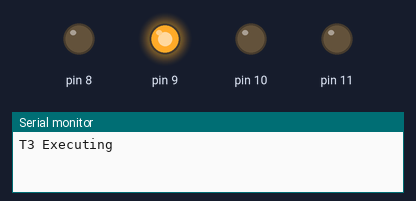
Simulated run of this sketch. Board: Arduino Uno, built with avr-gcc and run on an emulated ATmega328P. On the bench: output pins drawn as LEDs (lit = HIGH), the last lines printed to the serial monitor.

Above: at 1.5 s.
At 4.5 s:
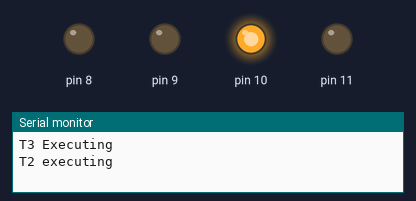
At 7.5 s:
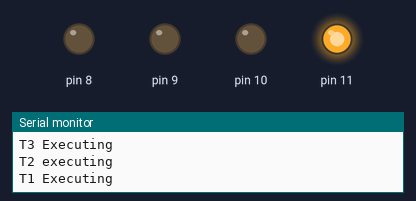
At 10.5 s:
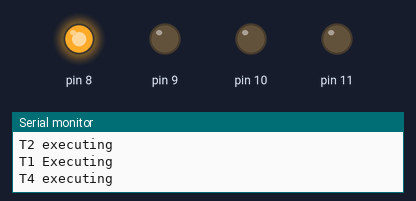
Timing chart, 0 to 15.6 s (numbered marks = the images above):
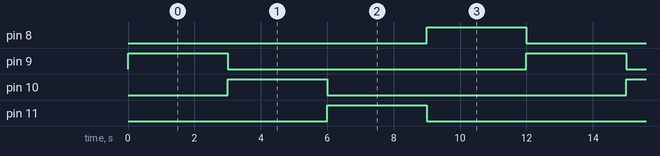

Measured:
- by itself, pin 8–11: alternates HIGH for 3.0 s and LOW for 9.0 s
- by itself, everything shown: repeats every 12.0 s, in 4 steps

The sketch:

EDF_LED.ino
```cpp
#include <Arduino_FreeRTOS.h>


void T1( void *pvParameters );
void T2( void *pvParameters );
void T3( void *pvParameters );
void T4( void *pvParameters );


const uint32_t dT1 = 30;
const uint32_t dT2 = 20;
const uint32_t dT3 = 10;
const uint32_t dT4 = 40;

int i=1, j=2, k=3 , z=4;


void loop() {}


void setup() {
  Serial.begin(9600);
  pinMode(11,OUTPUT);
  pinMode(10,OUTPUT);
  pinMode(9,OUTPUT);
  pinMode(8,OUTPUT);
  xTaskCreate( T1, ( const char * ) "T1", 1024, (void *)&dT1, 1 , NULL );
  xTaskCreate( T2, ( const char * ) "T2", 1024, (void *)&dT2, 1 , NULL );
  xTaskCreate( T3, ( const char * ) "T3", 1024, (void *)&dT3, 1 , NULL );
  xTaskCreate( T4, ( const char * ) "T4", 1024, (void *)&dT4, 1 , NULL );
  vTaskStartScheduler();
}


/*-----------------------------------------------------------*/

void T1( void *pvParameters )
{
  (void) pvParameters;
  while(1)
  {
   vTaskDelay( 3000*j / portTICK_PERIOD_MS );
   digitalWrite(11,HIGH);
   digitalWrite(10,LOW);
   digitalWrite(9,LOW);
   digitalWrite(8,LOW);
   Serial.print("T1 Executing");
   Serial.println("");
   j = 4;

  }
}


void T2( void *pvParameters )
{
  (void) pvParameters;
  while(1)
  {
    vTaskDelay( 3000*i / portTICK_PERIOD_MS );
     digitalWrite(11,LOW);
     digitalWrite(10,HIGH);
     digitalWrite(9,LOW);
     digitalWrite(8,LOW);
    Serial.print("T2 executing");
    Serial.println("");
    i = 4;
  }
}


void T3( void *pvParameters )
{
  (void) pvParameters;
  while(1)
  {
   digitalWrite(11,LOW);
   digitalWrite(10,LOW);
   digitalWrite(9,HIGH);
   digitalWrite(8,LOW);
   Serial.print("T3 Executing\n");
   Serial.println("");
   vTaskDelay( 3000*z / portTICK_PERIOD_MS );
   z = 4;
  }
}

void T4( void *pvParameters )
{
  unsigned long i = 0;
  while(1)
  {
    vTaskDelay( 3000*k / portTICK_PERIOD_MS );
    digitalWrite(11,LOW);
    digitalWrite(10,LOW);
    digitalWrite(9,LOW);
    digitalWrite(8,HIGH);
    Serial.print("T4 executing");
    Serial.println("");
    k =4;

  }
}
```
